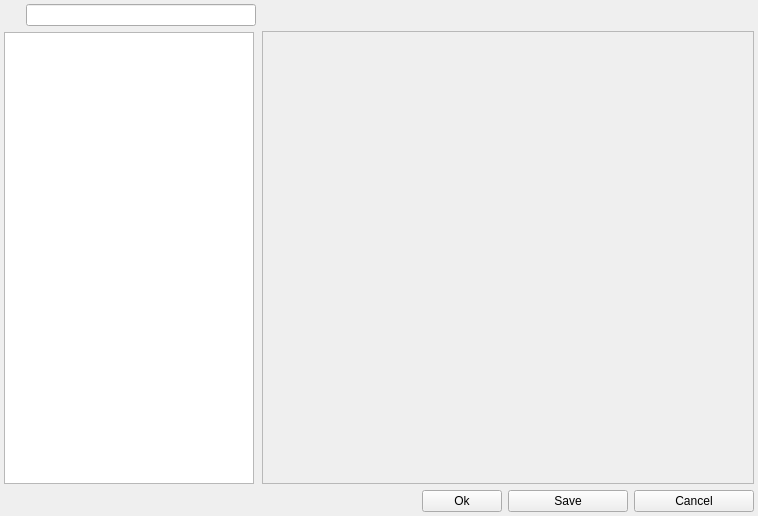
<?xml version="1.0" encoding="UTF-8"?>
<ui version="4.0">
 <class>SettingsPanel</class>
 <widget class="QWidget" name="SettingsPanel">
  <property name="geometry">
   <rect>
    <x>0</x>
    <y>0</y>
    <width>758</width>
    <height>516</height>
   </rect>
  </property>
  <property name="windowTitle">
   <string>Form</string>
  </property>
  <layout class="QGridLayout" name="gridLayout_2">
   <property name="leftMargin">
    <number>4</number>
   </property>
   <property name="topMargin">
    <number>4</number>
   </property>
   <property name="rightMargin">
    <number>4</number>
   </property>
   <property name="bottomMargin">
    <number>4</number>
   </property>
   <item row="0" column="0">
    <widget class="QLabel" name="labelSearchIcon">
     <property name="minimumSize">
      <size>
       <width>16</width>
       <height>16</height>
      </size>
     </property>
     <property name="maximumSize">
      <size>
       <width>16</width>
       <height>16</height>
      </size>
     </property>
     <property name="text">
      <string/>
     </property>
    </widget>
   </item>
   <item row="0" column="1">
    <widget class="QLineEdit" name="lineEditSearch">
     <property name="maximumSize">
      <size>
       <width>230</width>
       <height>16777215</height>
      </size>
     </property>
    </widget>
   </item>
   <item row="0" column="2" rowspan="2">
    <layout class="QVBoxLayout" name="verticalLayout_2">
     <item>
      <widget class="QLabel" name="labelSettingsName">
       <property name="sizePolicy">
        <sizepolicy hsizetype="Expanding" vsizetype="Preferred">
         <horstretch>0</horstretch>
         <verstretch>0</verstretch>
        </sizepolicy>
       </property>
       <property name="minimumSize">
        <size>
         <width>0</width>
         <height>21</height>
        </size>
       </property>
       <property name="font">
        <font>
         <pointsize>12</pointsize>
         <bold>true</bold>
        </font>
       </property>
       <property name="text">
        <string/>
       </property>
       <property name="wordWrap">
        <bool>true</bool>
       </property>
      </widget>
     </item>
     <item>
      <widget class="QScrollArea" name="scrollArea">
       <property name="widgetResizable">
        <bool>true</bool>
       </property>
       <widget class="QWidget" name="scrollAreaWidgetContents">
        <property name="geometry">
         <rect>
          <x>0</x>
          <y>0</y>
          <width>488</width>
          <height>447</height>
         </rect>
        </property>
        <layout class="QGridLayout" name="gridLayout">
         <item row="0" column="0">
          <widget class="QStackedWidget" name="stackedWidget">
           <property name="sizePolicy">
            <sizepolicy hsizetype="Expanding" vsizetype="Expanding">
             <horstretch>0</horstretch>
             <verstretch>0</verstretch>
            </sizepolicy>
           </property>
           <property name="contextMenuPolicy">
            <enum>Qt::NoContextMenu</enum>
           </property>
           <property name="frameShadow">
            <enum>QFrame::Plain</enum>
           </property>
           <property name="currentIndex">
            <number>-1</number>
           </property>
          </widget>
         </item>
        </layout>
       </widget>
      </widget>
     </item>
    </layout>
   </item>
   <item row="1" column="0" colspan="2">
    <widget class="QListWidget" name="listWidget">
     <property name="minimumSize">
      <size>
       <width>250</width>
       <height>0</height>
      </size>
     </property>
     <property name="maximumSize">
      <size>
       <width>250</width>
       <height>16777215</height>
      </size>
     </property>
     <property name="font">
      <font>
       <pointsize>11</pointsize>
      </font>
     </property>
     <property name="horizontalScrollBarPolicy">
      <enum>Qt::ScrollBarAlwaysOff</enum>
     </property>
     <property name="editTriggers">
      <set>QAbstractItemView::CurrentChanged|QAbstractItemView::DoubleClicked|QAbstractItemView::EditKeyPressed|QAbstractItemView::SelectedClicked</set>
     </property>
     <property name="iconSize">
      <size>
       <width>24</width>
       <height>24</height>
      </size>
     </property>
     <property name="textElideMode">
      <enum>Qt::ElideRight</enum>
     </property>
     <property name="isWrapping" stdset="0">
      <bool>false</bool>
     </property>
     <property name="resizeMode">
      <enum>QListView::Fixed</enum>
     </property>
     <property name="spacing">
      <number>2</number>
     </property>
     <property name="viewMode">
      <enum>QListView::ListMode</enum>
     </property>
     <property name="uniformItemSizes">
      <bool>false</bool>
     </property>
     <property name="wordWrap">
      <bool>false</bool>
     </property>
    </widget>
   </item>
   <item row="2" column="0" colspan="3">
    <layout class="QHBoxLayout" name="horizontalLayout_2">
     <item>
      <spacer name="horizontalSpacer">
       <property name="orientation">
        <enum>Qt::Horizontal</enum>
       </property>
       <property name="sizeHint" stdset="0">
        <size>
         <width>40</width>
         <height>20</height>
        </size>
       </property>
      </spacer>
     </item>
     <item>
      <widget class="QPushButton" name="pushButtonOk">
       <property name="text">
        <string>Ok</string>
       </property>
      </widget>
     </item>
     <item>
      <widget class="QPushButton" name="_btnSave">
       <property name="minimumSize">
        <size>
         <width>120</width>
         <height>0</height>
        </size>
       </property>
       <property name="text">
        <string>Save</string>
       </property>
      </widget>
     </item>
     <item>
      <widget class="QPushButton" name="_btnCancel">
       <property name="minimumSize">
        <size>
         <width>120</width>
         <height>0</height>
        </size>
       </property>
       <property name="text">
        <string>Cancel</string>
       </property>
      </widget>
     </item>
    </layout>
   </item>
  </layout>
 </widget>
 <resources/>
 <connections/>
</ui>
